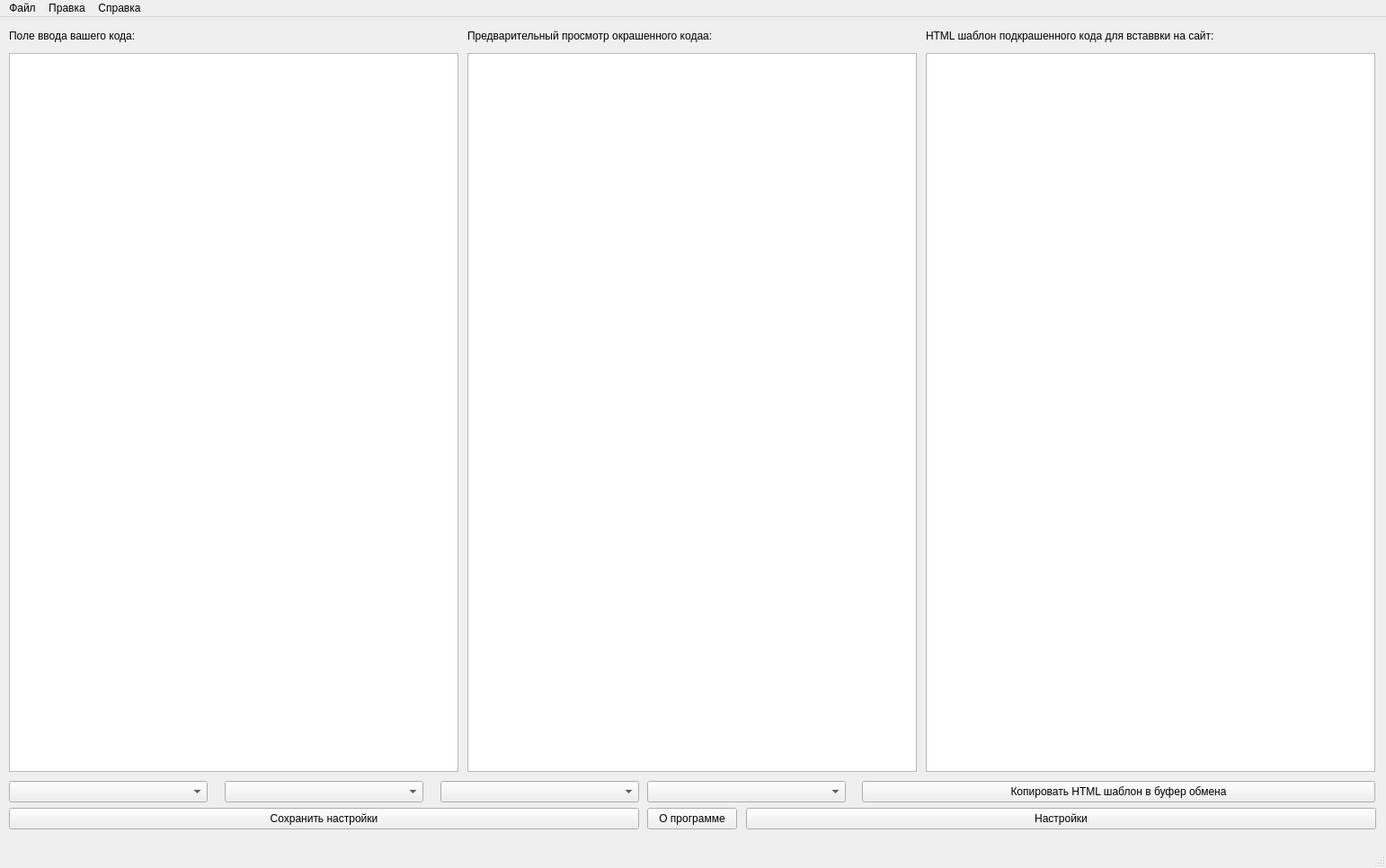
<?xml version="1.0" encoding="UTF-8"?>
<ui version="4.0">
 <class>MainWindow</class>
 <widget class="QMainWindow" name="MainWindow">
  <property name="geometry">
   <rect>
    <x>0</x>
    <y>0</y>
    <width>1542</width>
    <height>966</height>
   </rect>
  </property>
  <property name="windowTitle">
   <string>madCodeHighlighter v1.0</string>
  </property>
  <widget class="QWidget" name="centralwidget">
   <widget class="QTextEdit" name="codeInput">
    <property name="geometry">
     <rect>
      <x>10</x>
      <y>40</y>
      <width>500</width>
      <height>800</height>
     </rect>
    </property>
   </widget>
   <widget class="QTextEdit" name="codeViewer">
    <property name="geometry">
     <rect>
      <x>520</x>
      <y>40</y>
      <width>500</width>
      <height>800</height>
     </rect>
    </property>
   </widget>
   <widget class="QTextEdit" name="HTMLout">
    <property name="geometry">
     <rect>
      <x>1030</x>
      <y>40</y>
      <width>500</width>
      <height>800</height>
     </rect>
    </property>
   </widget>
   <widget class="QComboBox" name="comboBoxFontScale">
    <property name="geometry">
     <rect>
      <x>10</x>
      <y>850</y>
      <width>221</width>
      <height>24</height>
     </rect>
    </property>
   </widget>
   <widget class="QComboBox" name="comboBoxTheme">
    <property name="geometry">
     <rect>
      <x>250</x>
      <y>850</y>
      <width>221</width>
      <height>24</height>
     </rect>
    </property>
   </widget>
   <widget class="QComboBox" name="comboBoxLineSpacing">
    <property name="geometry">
     <rect>
      <x>490</x>
      <y>850</y>
      <width>221</width>
      <height>24</height>
     </rect>
    </property>
   </widget>
   <widget class="QPushButton" name="saveSettingsButton">
    <property name="geometry">
     <rect>
      <x>10</x>
      <y>880</y>
      <width>701</width>
      <height>24</height>
     </rect>
    </property>
    <property name="text">
     <string>Сохранить настройки</string>
    </property>
   </widget>
   <widget class="QComboBox" name="comboBoxLanguage">
    <property name="geometry">
     <rect>
      <x>720</x>
      <y>850</y>
      <width>221</width>
      <height>24</height>
     </rect>
    </property>
   </widget>
   <widget class="QPushButton" name="aboutButton">
    <property name="geometry">
     <rect>
      <x>720</x>
      <y>880</y>
      <width>100</width>
      <height>24</height>
     </rect>
    </property>
    <property name="text">
     <string>О программе</string>
    </property>
   </widget>
   <widget class="QPushButton" name="settingsButton">
    <property name="geometry">
     <rect>
      <x>830</x>
      <y>880</y>
      <width>701</width>
      <height>24</height>
     </rect>
    </property>
    <property name="text">
     <string>Настройки</string>
    </property>
   </widget>
   <widget class="QLabel" name="label">
    <property name="geometry">
     <rect>
      <x>10</x>
      <y>10</y>
      <width>201</width>
      <height>21</height>
     </rect>
    </property>
    <property name="text">
     <string>Поле ввода вашего кода:</string>
    </property>
   </widget>
   <widget class="QLabel" name="label_2">
    <property name="geometry">
     <rect>
      <x>520</x>
      <y>10</y>
      <width>301</width>
      <height>21</height>
     </rect>
    </property>
    <property name="text">
     <string>Предварительный просмотр окрашенного кодаа:</string>
    </property>
   </widget>
   <widget class="QLabel" name="label_3">
    <property name="geometry">
     <rect>
      <x>1030</x>
      <y>10</y>
      <width>371</width>
      <height>21</height>
     </rect>
    </property>
    <property name="text">
     <string>HTML шаблон подкрашенного кода для вставвки на сайт:</string>
    </property>
   </widget>
   <widget class="QPushButton" name="copyButton">
    <property name="geometry">
     <rect>
      <x>959</x>
      <y>850</y>
      <width>571</width>
      <height>24</height>
     </rect>
    </property>
    <property name="text">
     <string>Копировать HTML шаблон в буфер обмена</string>
    </property>
   </widget>
  </widget>
  <widget class="QMenuBar" name="menubar">
   <property name="geometry">
    <rect>
     <x>0</x>
     <y>0</y>
     <width>1542</width>
     <height>21</height>
    </rect>
   </property>
   <widget class="QMenu" name="menu">
    <property name="title">
     <string>Файл</string>
    </property>
    <addaction name="separator"/>
    <addaction name="action_5"/>
   </widget>
   <widget class="QMenu" name="menu_2">
    <property name="title">
     <string>Правка</string>
    </property>
    <addaction name="settings"/>
   </widget>
   <widget class="QMenu" name="menu_3">
    <property name="title">
     <string>Справка</string>
    </property>
    <addaction name="AboutCHL"/>
   </widget>
   <addaction name="menu"/>
   <addaction name="menu_2"/>
   <addaction name="menu_3"/>
  </widget>
  <widget class="QStatusBar" name="statusbar"/>
  <action name="settings">
   <property name="text">
    <string>Настройки</string>
   </property>
  </action>
  <action name="AboutCHL">
   <property name="text">
    <string>О программе</string>
   </property>
  </action>
  <action name="action_5">
   <property name="text">
    <string>Сохранить настройки</string>
   </property>
  </action>
 </widget>
 <resources/>
 <connections/>
</ui>
